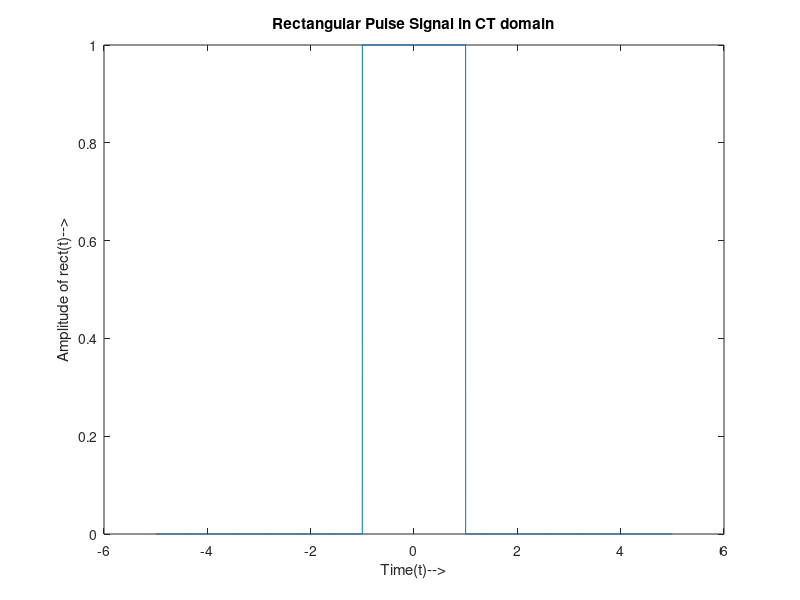
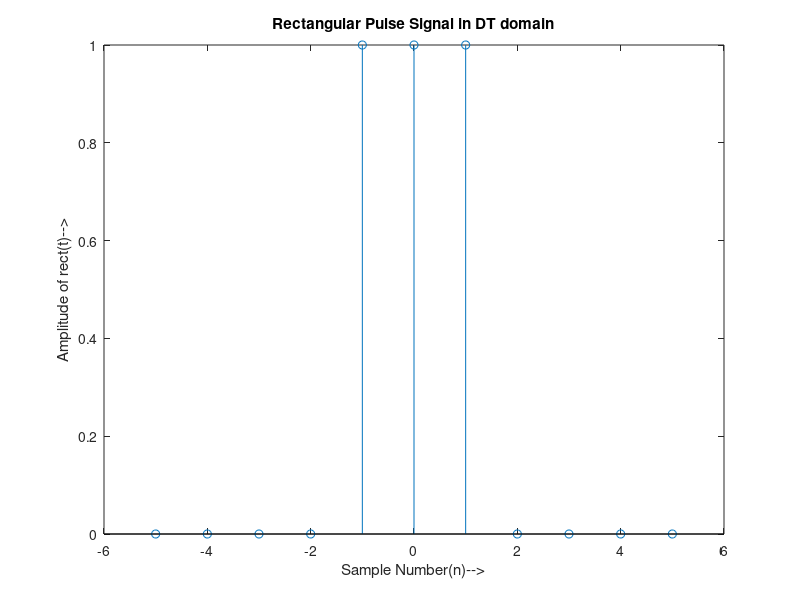

Source code (MATLAB) for these figures, in order:
t=-5:0.001:5;
ut1= (t>=-1);
ut2= (t>=1);
rect= ut1-ut2;
plot(t,rect);
xlabel('Time(t)-->')
ylabel('Amplitude of rect(t)-->')
title('Rectangular Pulse Signal in CT domain');

figure
n=-5:1:5;
ut1= (n>=-1);
ut2= (n>=2);
rect= ut1-ut2;
stem(n,rect);
xlabel('Sample Number(n)-->')
ylabel('Amplitude of rect(t)-->')
title('Rectangular Pulse Signal in DT domain');
